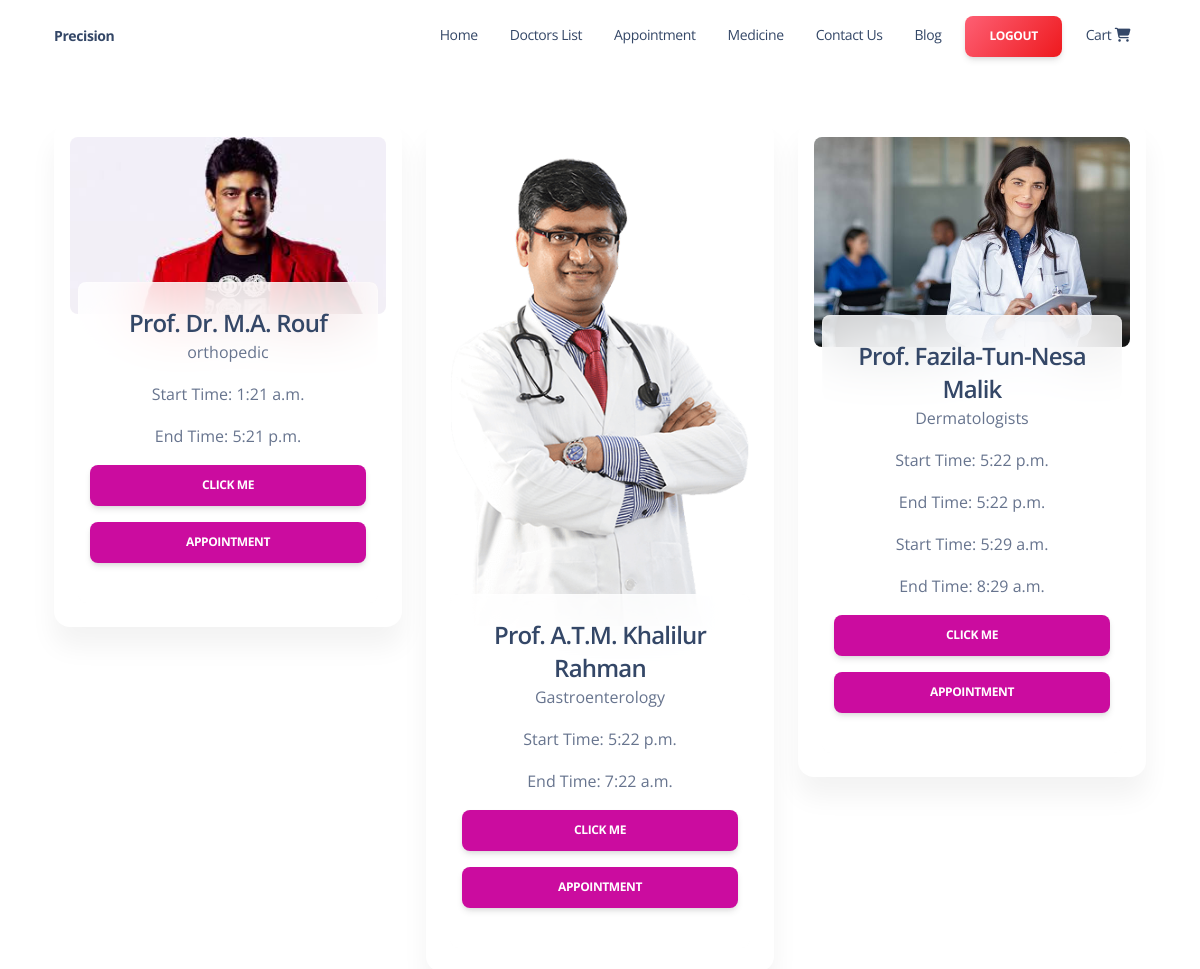
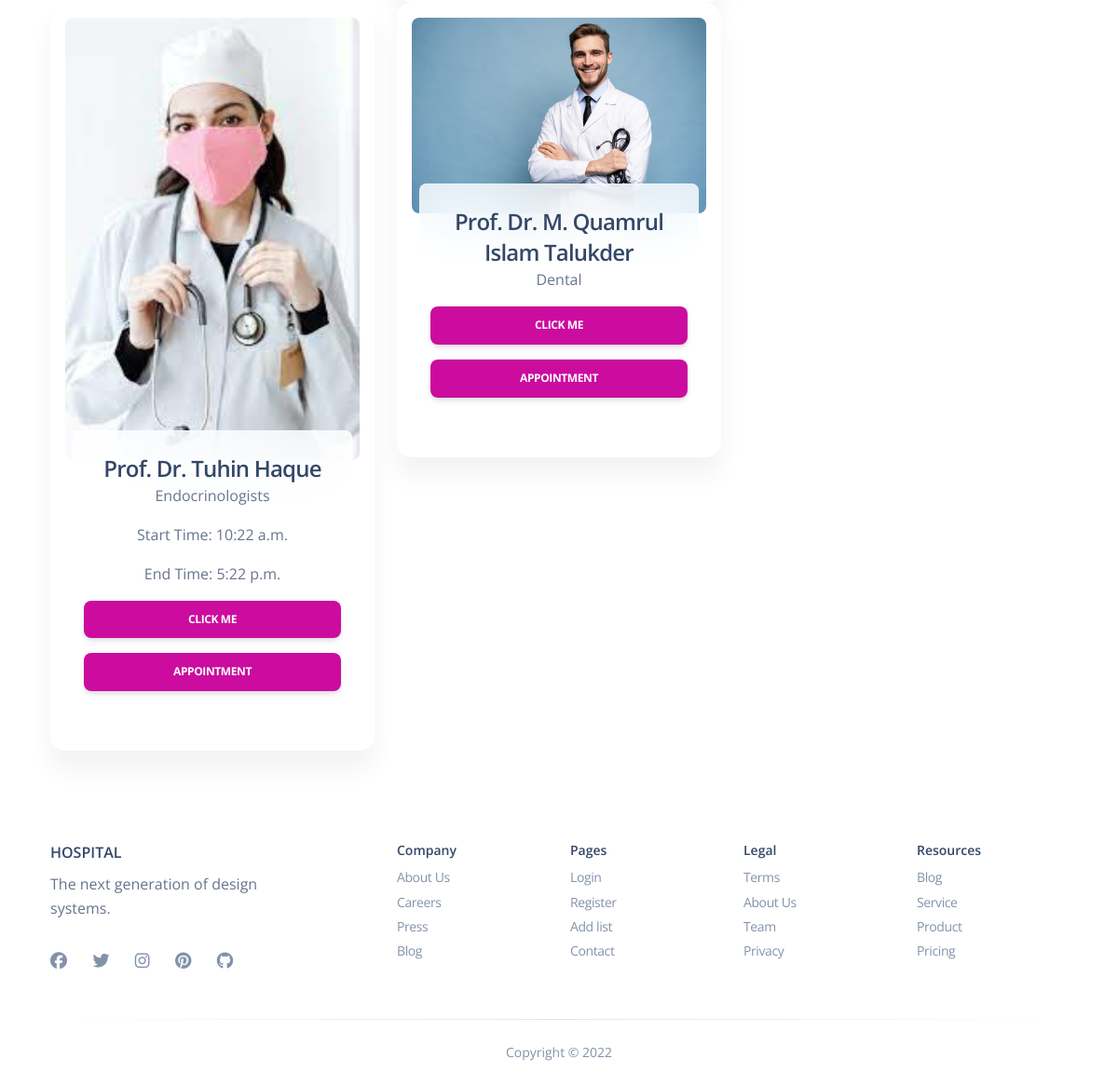
/doctor/ (signed in), run on the app's committed database (2 pictures, top to bottom).
### Doctor/models.py (models this page shows, shortened)
class Doctor(models.Model):
    Doctor_id = models.CharField(primary_key=True, max_length=10, unique=True, editable=False)
    department = models.ForeignKey(Department, on_delete=models.CASCADE)
    Doctor_name = models.CharField(max_length=100)
    Doctor_email = models.EmailField(max_length=100)
    Doctor_education_shortlist = models.CharField(max_length=100)
    Doctor_image = models.ImageField(upload_to='images/')

class Department(models.Model):
    Department_name = models.CharField(max_length=100)

class AppointmentTime(models.Model):
    doctor = models.ForeignKey(Doctor, on_delete=models.CASCADE)
    start_time = models.TimeField()
    end_time = models.TimeField()

### Doctor/views.py (the view)
# urls.py: path('',doctor,name='doctor'),
@login_required(login_url='login')
def doctor(request):
    doctors=Doctor.objects.all()
    appointmentTime=AppointmentTime.objects.all()
    return render(request,'Doctors.html',locals())

### Templates/Doctors.html (shortened to what this page needs)
{%extends 'index.html'%}
{% load static %}
{%block content %}
<body>
  <div class="py-5">
    <div class="container">
      <div class="row">
        {% for doctor in doctors %}
        <div class="col-lg-4 col-md-6">
          <div class="card card-profile">
            <a href="javascript:;">
              <div class="p-3">
                <img class="w-100 height border-radius-md" src="{{ doctor.Doctor_image.url }}" alt="Profile Image">
              </div>
            </a>
            <div class="card-body blur justify-content-center text-center mt-n5 mx-4 mb-4 border-radius-md">
              <h4 class="mb-0">{{ doctor.Doctor_name }}</h4>
              <p>{{ doctor.department.Department_name }}</p>
              {% for appointment_time in doctor.appointmenttime_set.all %}
              <p>Start Time: {{ appointment_time.start_time }}</p>
              <p>End Time: {{ appointment_time.end_time }}</p>
              {% endfor %}
              <div class="row justify-content-center text-center">
              <a href="{% url 'doctor_details' doctor.Doctor_id %}" class="btn btn-primary">Click Me</a>
              </div>
              <div class="row justify-content-center text-center">
                <a href="{% url 'appoint' doctor.Doctor_id %}" class="btn btn-primary">Appointment</a>
            </div>
            </div>
          </div>
        </div>
        {% endfor %}
      </div>
    </div>
  </div>
</body>
{%endblock%}

### data on the page
Doctor: Doctor_image (picture), Doctor_name "Prof. Dr. M.A. Rouf", department.Department_name "orthopedic"
AppointmentTime: start_time "1:21 a.m.", end_time "5:21 p.m."
Doctor: Doctor_image (picture), Doctor_name "Prof. A.T.M. Khalilur Rahman", department.Department_name "Gastroenterology"
AppointmentTime: start_time "5:22 p.m.", end_time "7:22 a.m."
Doctor: Doctor_image (picture), Doctor_name "Prof. Fazila-Tun-Nesa Malik", department.Department_name "Dermatologists"
AppointmentTime: start_time "5:22 p.m.", end_time "5:22 p.m."
AppointmentTime: start_time "5:29 a.m.", end_time "8:29 a.m."
Doctor: Doctor_image (picture), Doctor_name "Prof. Dr. Tuhin Haque", department.Department_name "Endocrinologists"
AppointmentTime: start_time "10:22 a.m.", end_time "5:22 p.m."
Doctor: Doctor_image (picture), Doctor_name "Prof. Dr. M. Quamrul Islam Talukder", department.Department_name "Dental"
